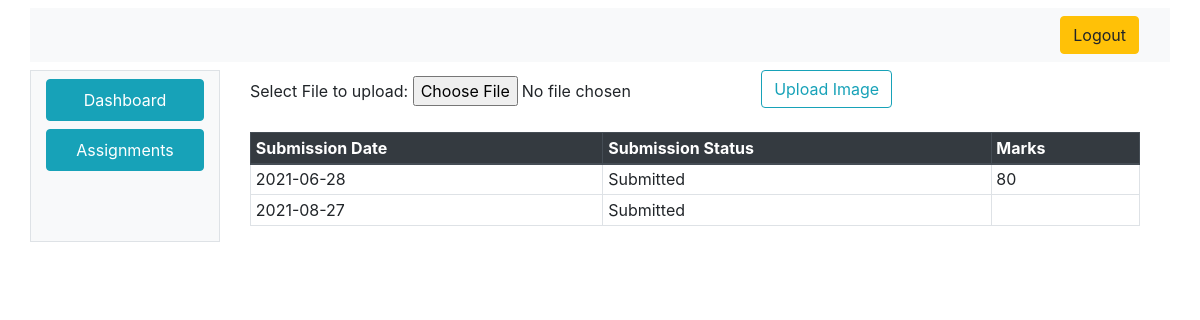
Before: /student/show_assignment.php?AssignmentID=1 (signed in) with the older database file.
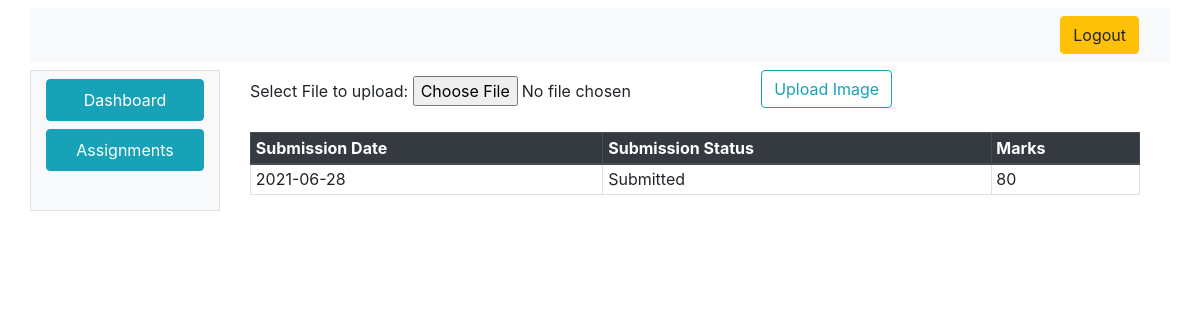
After: the same page with the newer database file.
### tables this page shows
CREATE TABLE `student_assignment_submission` (
  `ID` int(11) NOT NULL,
  `AssignmentID` int(11) NOT NULL,
  `StudentID` int(11) NOT NULL,
  `File_link` mediumtext NOT NULL,
  `SubmissionDate` date NOT NULL,
  `SubmissionStatus` tinyint(1) NOT NULL,
  `Marks` double DEFAULT NULL
);

### index_model.php (called while the page is built, shortened)
<?php
class IndexModel
{
	public $con;
	public function IndexModel()
	{
		$this->host = "localhost:3306";
		$this->user = "root";
		$this->pass = "";
		$this->dbname = "ams";
		$this->con =  new mysqli($this->host, $this->user, $this->pass, $this->dbname);
	}
	public function getAssignmentSubmissionInfoBySectionIDStudentID($AssignmentID, $StudentID)
	{
		$q = "SELECT * FROM student_assignment_submission where AssignmentID=" . $AssignmentID . " and StudentID=" . $StudentID;
		$r = mysqli_query($this->con, $q);
		if ($r == false) {
			return 0;
		} else {
			return $r;
		}
	}
}

### student/show_assignment.php (the view, shortened to what this page needs)
<html>
<head>
  <link rel="stylesheet" href="css.css">
  <link rel="stylesheet" href="https://stackpath.bootstrapcdn.com/bootstrap/4.4.1/css/bootstrap.min.css">
</head>
<body>
  <div class="container mt-2">
    <div class="row">
      <div class="col-12 mb-2 bg-light">
        <nav class="navbar navbar-expand-lg navbar-light bg-light justify-content-end">
          <a class="btn btn-warning ml-2" href="../logout.php"><i class="fa fa-sign-out" aria-hidden="true"></i>
            Logout
          </a>
        </nav>
      </div>
      <div class="col-2 bg-light border">
        <nav class=" d-none d-md-block bg-light sidebar">
          <div class="sidebar-sticky">
            <ul class="nav flex-column">
              <li class="nav-item">
                <a class="nav-link btn btn-info mb-2 mt-2" href="#"><i class="fa fa-home" aria-hidden="true"></i>
                  Dashboard
                </a>
              </li>
              <li class="nav-item">
                <a class="nav-link btn btn-info mb-2" href="AllStudentSemester.php">
                  Assignments
                </a>
              </li>
            </ul>
          </div>
        </nav>
      </div>
      <div class="col-10 bg-transparent">
        <div class="container-fluid container-responsive">
          <form action="submit_assignment.php" method="post" enctype="multipart/form-data">
            Select File to upload:
            <input type="file" name="fileToUpload" id="fileToUpload">
            <input type="submit" value="Upload Image" class="btn btn-outline-info mb-2 " name="submit">
          </form>
          <div class="table-responsive">
            <table class="table  table-sm table-hover table-bordered">
              <thead class="thead-dark">
                <tr>
                  <th scope="col">Submission Date</th>
                  <th scope="col">Submission Status</th>
                  <th scope="col">Marks </th>
                </tr>
              </thead>
              <tbody>
                <?php
                require_once('../index_model.php');
                $indObj = new IndexModel();
                $rs = $indObj->getAssignmentSubmissionInfoBySectionIDStudentID($_GET["AssignmentID"], $_SESSION["UserID"]);
                while ($d = mysqli_fetch_assoc($rs)) {
                  echo $str = "<tr><td>" . $d["SubmissionDate"] . "</td>";
                  if ($d["SubmissionStatus"] == 1) {
                    echo $str = " <td>Submitted</td>";
                  } else {
                    echo $str = " <td>Unsubmitted</td>";
                  }
                  echo  $str = "<td>" . $d["Marks"] . "</td></tr>";
                }
                ?>
              </tbody>
            </table>
          </div>
        </div>
      </div>
    </div>
  </div>
</body>
</html>

Changed rows visible on the page:
removed student_assignment_submission: SubmissionDate "2021-08-27", SubmissionStatus "Submitted"
